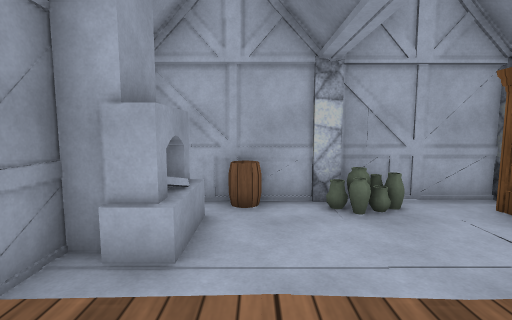
[1] (above)

12 first-person views from a walk through a 3-D level made in the Unity game engine. The camera is 1.5 m above the floor, tilts 6° down and sees 85° across. The floor is counted in squares, 1 m on a side. Each view is taken from the middle of a square. On the plan, view 1 faces up. The plan holds only what a view shows up to about 14 squares ahead; the rest is blank. Some surface patterns are stand-ins.

[2]
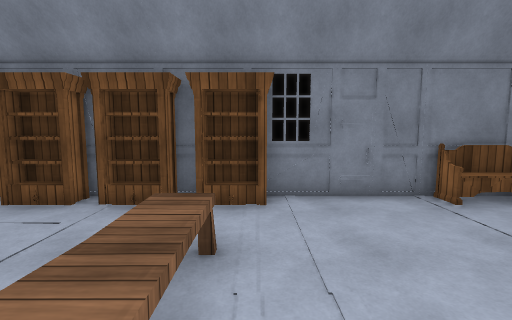

[3]
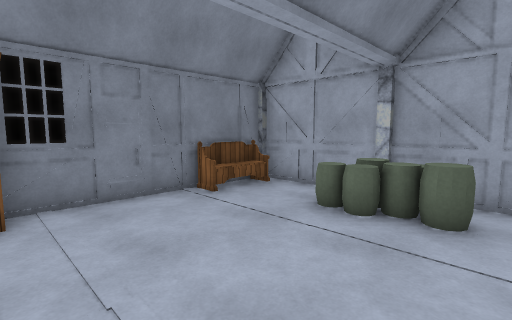

[4]
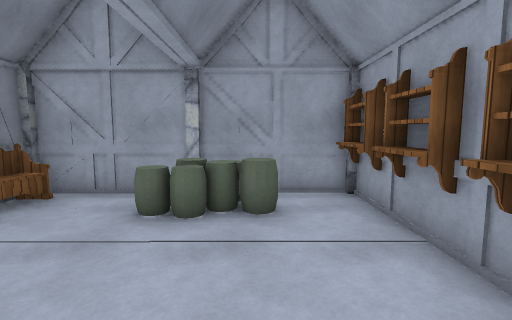

[5]
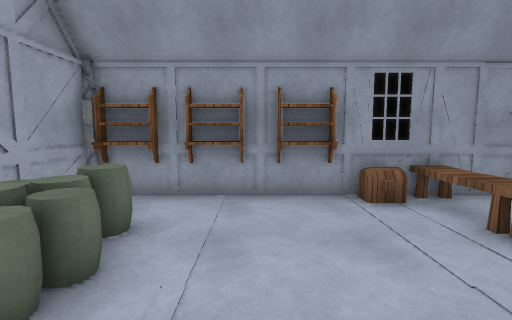

[6]
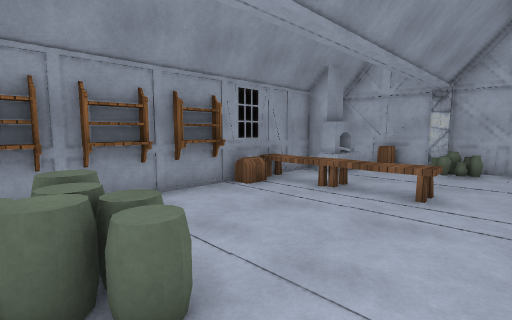

[7]
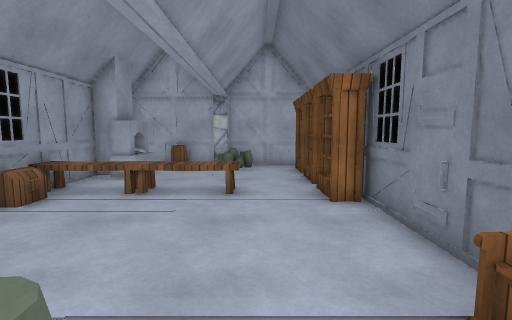

[8]
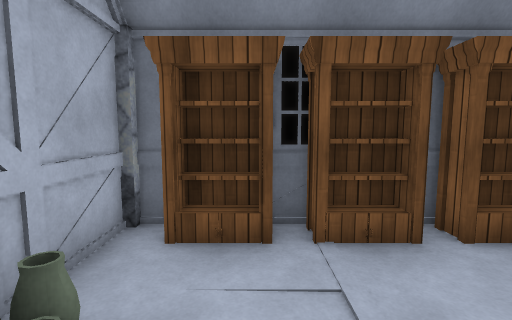

[9]
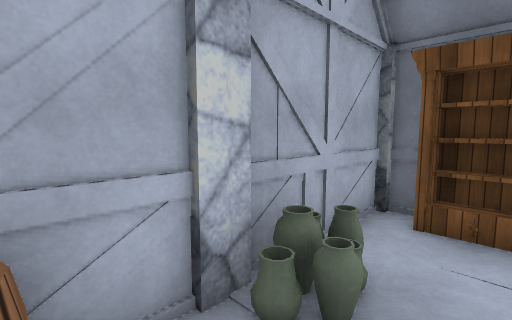

[10]
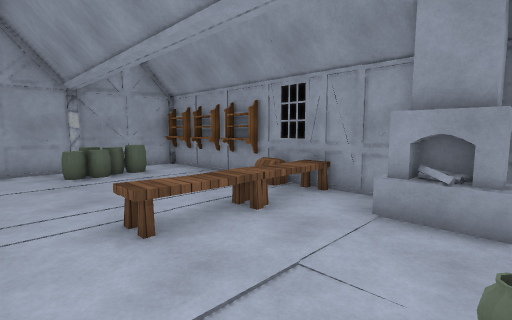

[11]
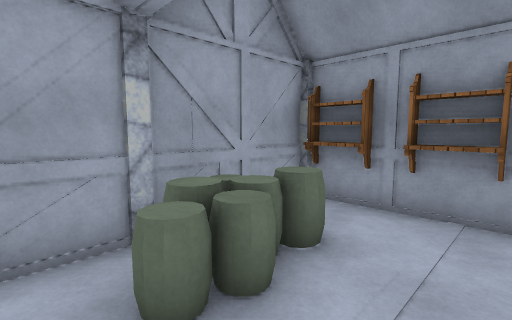

[12]
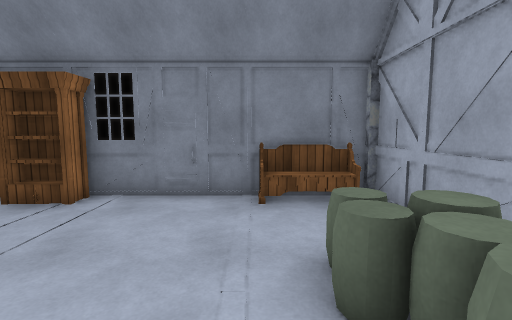

### Floor plan
Points are (right, up) in squares from view 1. A wall is a line through its corners. A room is listed if a view was taken in it or the views show most of it. See-through windows are left out.
Room 1 (views 1, 2, 3, 4, 5, 6, 7, 8, 9, 10, 11, 12)
walls: (-0.9, 3.2) (-1.8, 3.2); (-1.3, 3.4) (-2.4, 3.4) (-2.4, -6.6); (-1.1, 4.7) (-1.1, 3.1); (-1.6, 4.4) (-1.6, 3.5); (5.4, -6.6) (5.4, 5.9); (-1.5, -6.8) (4.5, -6.8); (4.5, 6) (2.4, 6)
low walls: (-1, 4.2) (-1.4, 3.4); (-1.2, 4.3) (-1.3, 3.4); (-0.9, 5) (-0.9, 3.2)
objects: other object (-2, -7); shelf (-2, -6) to (-2, -5); shelf (-2, -4) to (-2, -3); shelf (-2, -2) to (-2, -1); chest (-2, 0); bench (-2, 1) to (-1, 1); other object (0, -6) to (2, -5); bench (0, 1) to (2, 1); barrel (0, 5) to (0, 6); other object (1, 6); other object (2, -7); other object (2, 5); other object (2, 6); other object (5, -7); bench (5, -6) to (5, -4); other object (5, 0) to (5, 1); other object (5, 2) to (5, 3); other object (5, 4) to (5, 5); other object (5, 6)

Positions as (right, up) in squares from view 1, and headings:
1: (0, 0), facing up
2: (-1, 0), facing right
3: (-1, 0), facing down-right
4: (0, 0), facing down
5: (4, -3), facing left
6: (4, -6), facing up-left
7: (3, -6), facing up
8: (1, 4), facing right
9: (0, 4), facing up-right
10: (4, 5), facing down-left
11: (3, -3), facing down-left
12: (-1, -4), facing right
